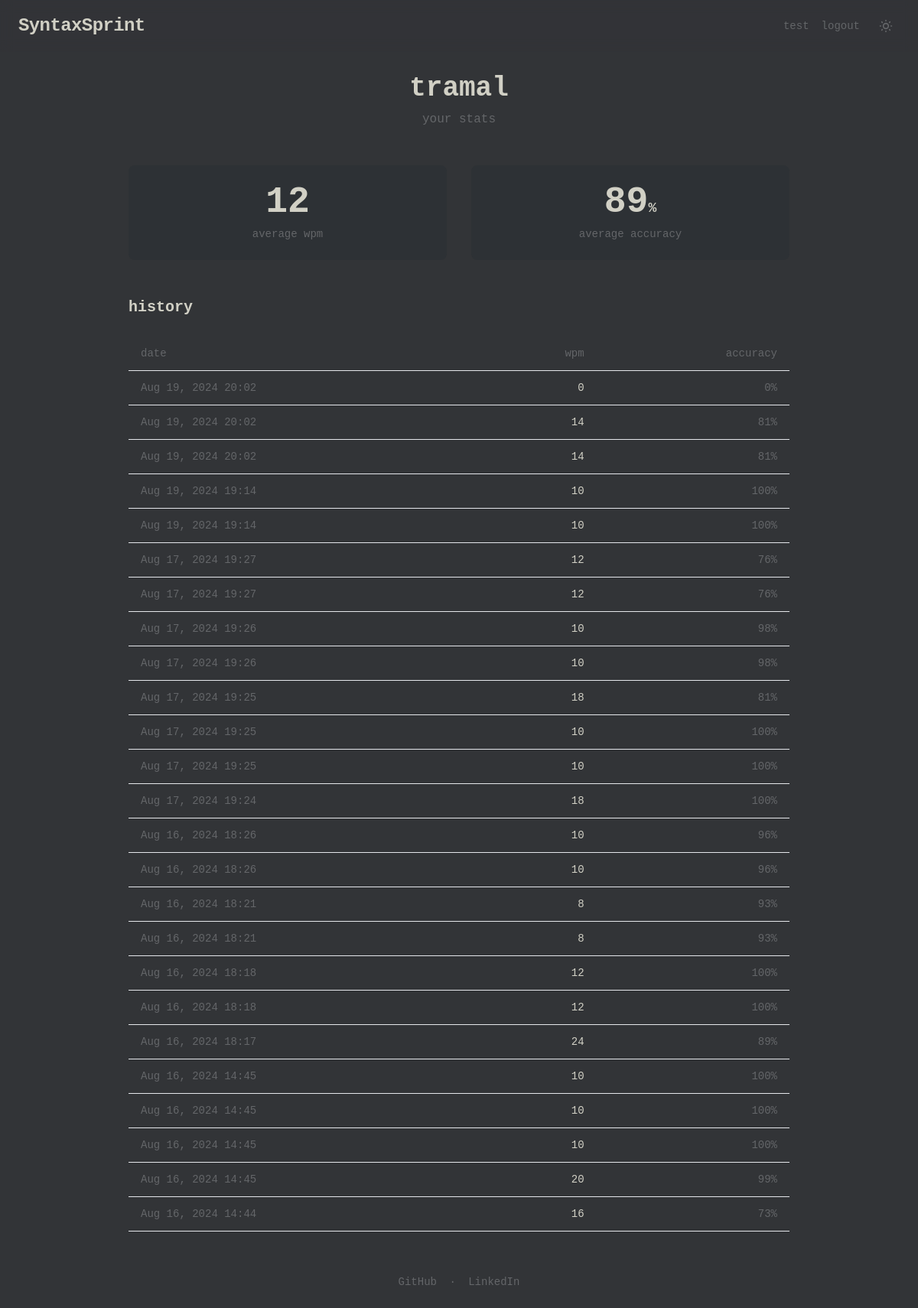
The app's page /profile (signed in) with its own data.
### backend/models.py (models this page shows, shortened)
class TypingTestResult(models.Model):
    user = models.ForeignKey(User, on_delete=models.CASCADE)
    wpm = models.FloatField()
    accuracy = models.FloatField()
    date = models.DateTimeField(auto_now_add=True)

### backend/views.py (the view)
# urls.py: path("profile", views.profile, name="profile"),
@login_required
def profile(request):
    results = TypingTestResult.objects.filter(
        user=request.user).order_by('-date')
    if results.exists():
        avg_wpm = results.aggregate(Avg('wpm'))['wpm__avg']
        avg_accuracy = results.aggregate(Avg('accuracy'))['accuracy__avg']
    else:
        avg_wpm = 0
        avg_accuracy = 0
    context = {
        'on_profile_page': True,
        'results': results,
        'avg_wpm': avg_wpm or 0,
        'avg_accuracy': avg_accuracy or 0,
    }
    return render(request, 'profile.html', context)

### templates/profile.html (shortened to what this page needs)
{% load static %}
<!DOCTYPE html>
<html lang="es" data-theme="dark">
<head>
  <script src="https://cdn.tailwindcss.com"></script>
  <link rel="stylesheet" href="{% static 'css/styles.css' %}">
</head>
<body class="bg-[var(--bg-primary)] text-[var(--text-sub)] font-mono min-h-screen flex flex-col transition-colors duration-200">
  <header class="fixed top-0 left-0 right-0 z-50 px-6 py-4 flex justify-between items-center">
    <a href="{% url 'index' %}" class="text-2xl font-semibold tracking-tight">
      <span class="text-[var(--text-active)]">Syntax</span><span class="text-[var(--caret)]">Sprint</span>
    </a>
    <nav class="flex items-center gap-4">
      <a href="{% url 'index' %}" class="text-sm hover:text-[var(--text-active)] transition-colors">test</a>
      <a href="{% url 'logout' %}" class="text-sm hover:text-[var(--text-active)] transition-colors">logout</a>
      <button id="theme-toggle" class="p-2 rounded-lg hover:bg-[var(--bg-secondary)] transition-colors" title="Toggle theme">
      </button>
    </nav>
  </header>
  <main class="flex-1 px-4 pt-24 pb-8 max-w-4xl mx-auto w-full">
    <div class="text-center mb-12">
      <h1 class="text-4xl font-semibold text-[var(--text-active)] mb-2">{{ user.username }}</h1>
      <p class="text-[var(--text-sub)]">your stats</p>
    </div>
    <div class="grid grid-cols-2 gap-8 mb-12">
      <div class="text-center p-6 bg-[var(--bg-secondary)] rounded-lg">
        <div class="text-5xl font-semibold text-[var(--text-active)] mb-2">{{ avg_wpm|floatformat:0 }}</div>
        <div class="text-sm text-[var(--text-sub)]">average wpm</div>
      </div>
      <div class="text-center p-6 bg-[var(--bg-secondary)] rounded-lg">
        <div class="text-5xl font-semibold text-[var(--text-active)] mb-2">{{ avg_accuracy|floatformat:0 }}<span class="text-lg">%</span></div>
        <div class="text-sm text-[var(--text-sub)]">average accuracy</div>
      </div>
    </div>
    <div>
      <h2 class="text-xl font-semibold text-[var(--text-active)] mb-6">history</h2>
      {% if results %}
      <div class="overflow-x-auto">
        <table class="w-full text-sm">
          <thead>
            <tr class="text-[var(--text-sub)] border-b border-[var(--text-sub)]/20">
              <th class="text-left py-3 px-4 font-normal">date</th>
              <th class="text-right py-3 px-4 font-normal">wpm</th>
              <th class="text-right py-3 px-4 font-normal">accuracy</th>
            </tr>
          </thead>
          <tbody>
            {% for result in results %}
            <tr class="border-b border-[var(--text-sub)]/10">
              <td class="py-3 px-4 text-[var(--text-sub)]">{{ result.date|date:"M j, Y H:i" }}</td>
              <td class="py-3 px-4 text-right text-[var(--text-active)]">{{ result.wpm|floatformat:0 }}</td>
              <td class="py-3 px-4 text-right text-[var(--text-sub)]">{{ result.accuracy|floatformat:0 }}%</td>
            </tr>
            {% endfor %}
          </tbody>
        </table>
      </div>
      {% endif %}
    </div>
  </main>
  <footer class="py-6 text-center text-sm text-[var(--text-sub)]/60">
    <a href="https://github.com/Chorexxs" target="_blank" class="hover:text-[var(--text-sub)] transition-colors">GitHub</a>
    <span class="mx-2">·</span>
    <a href="https://www.linkedin.com/in/oswaldo-fonseca-gonzalez/" target="_blank" class="hover:text-[var(--text-sub)] transition-colors">LinkedIn</a>
  </footer>
</body>
</html>

### static/css/styles.css (style rules this page uses)
:root { --bg-primary: #323437; --bg-secondary: #2d3135; --text-main: #d1d0c5; --text-sub: #646669; --text-active: #d1d0c5; --caret: #d1d0c5; --success: #9ece9a; --error: #ca4754; --error-sub: #7e3838; --header-height: 60px; }
* { box-sizing: border-box; }
html { font-size: 16px; }
header { backdrop-filter: blur(8px); background: rgba(50, 52, 55, 0.8); }
.font-mono { font-family: 'JetBrains Mono', 'Fira Code', monospace; }
button { cursor: pointer; transition: all 0.15s ease; }

### records on screen
TypingTestResult: date "Aug 19, 2024 20:02", wpm "0", accuracy "0"
TypingTestResult: date "Aug 19, 2024 20:02", wpm "14", accuracy "81"
TypingTestResult: date "Aug 19, 2024 20:02", wpm "14", accuracy "81"
TypingTestResult: date "Aug 19, 2024 19:14", wpm "10", accuracy "100"
TypingTestResult: date "Aug 19, 2024 19:14", wpm "10", accuracy "100"
TypingTestResult: date "Aug 17, 2024 19:27", wpm "12", accuracy "76"
TypingTestResult: date "Aug 17, 2024 19:27", wpm "12", accuracy "76"
TypingTestResult: date "Aug 17, 2024 19:26", wpm "10", accuracy "98"
TypingTestResult: date "Aug 17, 2024 19:26", wpm "10", accuracy "98"
TypingTestResult: date "Aug 17, 2024 19:25", wpm "18", accuracy "81"
TypingTestResult: date "Aug 17, 2024 19:25", wpm "10", accuracy "100"
TypingTestResult: date "Aug 17, 2024 19:25", wpm "10", accuracy "100"
TypingTestResult: date "Aug 17, 2024 19:24", wpm "18", accuracy "100"
TypingTestResult: date "Aug 16, 2024 18:26", wpm "10", accuracy "96"
TypingTestResult: date "Aug 16, 2024 18:26", wpm "10", accuracy "96"
TypingTestResult: date "Aug 16, 2024 18:21", wpm "8", accuracy "93"
TypingTestResult: date "Aug 16, 2024 18:21", wpm "8", accuracy "93"
TypingTestResult: date "Aug 16, 2024 18:18", wpm "12", accuracy "100"
TypingTestResult: date "Aug 16, 2024 18:18", wpm "12", accuracy "100"
TypingTestResult: date "Aug 16, 2024 18:17", wpm "24", accuracy "89"
TypingTestResult: date "Aug 16, 2024 14:45", wpm "10", accuracy "100"
TypingTestResult: date "Aug 16, 2024 14:45", wpm "10", accuracy "100"
TypingTestResult: date "Aug 16, 2024 14:45", wpm "10", accuracy "100"
TypingTestResult: date "Aug 16, 2024 14:45", wpm "20", accuracy "99"
TypingTestResult: date "Aug 16, 2024 14:44", wpm "16", accuracy "73"

### other values on screen
{{ user.username }} "tramal"
{{ avg_wpm|floatformat:0 }} "12"
{{ avg_accuracy|floatformat:0 }} "89"
